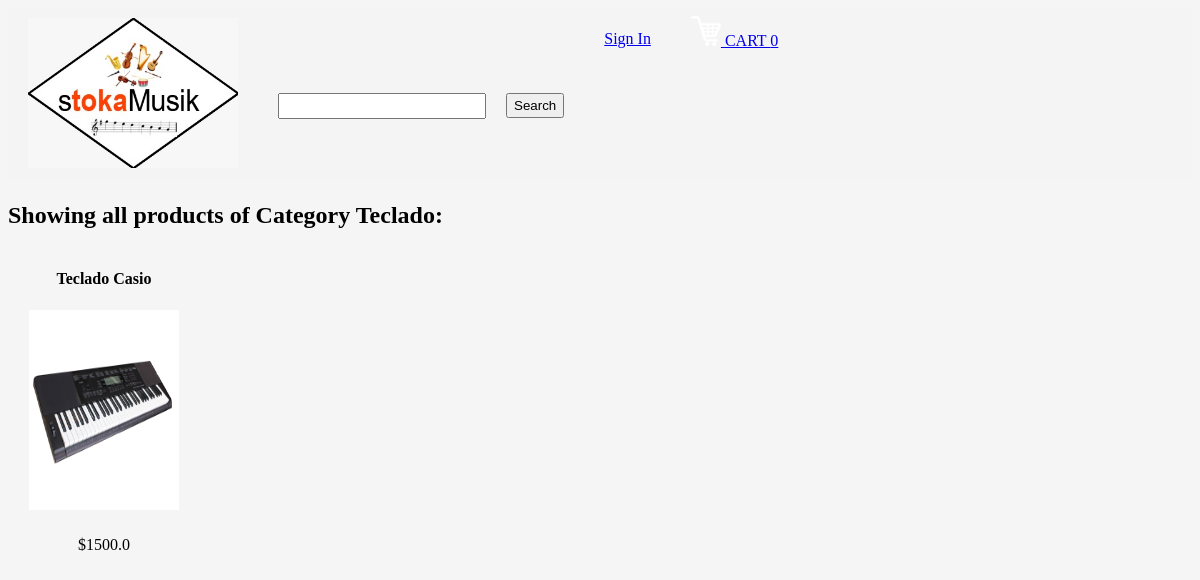
Screenshot of /displayCategory?categoryId=1 with the database file from the repository.
### tables this page shows
CREATE TABLE categories
  (categoryId INTEGER PRIMARY KEY,
  name TEXT
  );

CREATE TABLE products
  (productId INTEGER PRIMARY KEY,
  name TEXT,
  price REAL,
  description TEXT,
  image TEXT,
  stock INTEGER,
  categoryId INTEGER,
  FOREIGN KEY(categoryId) REFERENCES categories(categoryId)
  );

### main.py (the view)
@app.route('/displayCategory')
def displayCategory():
        loggedIn, firstName, noOfItems = getLoginDetails()
        categoryId = request.args.get("categoryId")
        with sqlite3.connect('database.db') as conn:
            cur = conn.cursor()
            cur.execute("SELECT products.productId, products.name, products.price, products.image, categories.name FROM products, categories WHERE products.categoryId = categories.categoryId AND categories.categoryId = ?", (categoryId, ))
            data = cur.fetchall()
        conn.close()
        categoryName = data[0][4]
        data = parse(data)
        return render_template('displayCategory.html', data=data, loggedIn=loggedIn, firstName=firstName, noOfItems=noOfItems, categoryName=categoryName)

### main.py (called while the page is built)
def getLoginDetails():
    with sqlite3.connect('database.db') as conn:
        cur = conn.cursor()
        if 'email' not in session:
            loggedIn = False
            firstName = ''
            noOfItems = 0
        else:
            loggedIn = True
            cur.execute("SELECT userId, firstName FROM users WHERE email = ?", (session['email'], ))
            userId, firstName = cur.fetchone()
            cur.execute("SELECT count(productId) FROM kart WHERE userId = ?", (userId, ))
            noOfItems = cur.fetchone()[0]
    return (loggedIn, firstName, noOfItems)

def parse(data):
    ans = []
    i = 0
    while i < len(data):
        curr = []
        for j in range(7):
            if i >= len(data):
                break
            curr.append(data[i])
            i += 1
        ans.append(curr)
    return ans

### templates/displayCategory.html (shortened to what this page needs)
<!DOCTYPE HTML>
<html>
<head>
<link rel="stylesheet" href={{ url_for('static', filename='css/home.css') }} />
<link rel="stylesheet" href={{ url_for('static', filename='css/topStyle.css') }} />
</head>
<body>
<div id="title">
	<a href="/">
		<img id="logo" src= {{ url_for('static', filename='images/stoka_logo.jpeg') }} />
	</a>
	<form>
		<input id="searchBox" type="text" name="searchQuery">
		<input id="searchButton" type="submit" value="Search">
	</form>
	{% if not loggedIn %}
	<div id="signInButton">
		<a class="link" href="/loginForm">Sign In</a>
	</div>
	{% endif %}
	<div id="kart">
		<a class="link" href="/cart">
			<img src={{url_for('static', filename='images/shoppingCart.png')}} id="cartIcon" />
			CART {{noOfItems}}
		</a>
	</div>
</div>
<div>
	<h2>Showing all products of Category {{categoryName}}:</h2>
	{% for itemData in data %}
	<table>
		<tr id="productName">
			{% for row in itemData %}
			<td>
				{{row[1]}}
			</td>
			{% endfor %}
		</tr>
		<tr id="productImage">
			{% for row in itemData %}
			<td>
				<a href="/productDescription?productId={{row[0]}}">
					<img src={{ url_for('static', filename='uploads/' + row[3]) }} id="itemImage" />
				</a>
			</td>
			{% endfor %}
		</tr>
		<tr id="productPrice">
			{% for row in itemData %}
			<td>
				${{row[2]}}
			</td>
			{% endfor %}
		</tr>
	</table>
	{% endfor %}
</div>
</body>
</html>

### static/css/home.css (style rules this page uses)
body { background-color: rgba(245, 245, 245, 0.938); }
#itemImage { height: 200px; width: 150px; }
table { border-spacing: 20px; }
#productName { text-align: center; font-weight: bold; }
#productPrice { text-align: center; }

### static/css/topStyle.css (style rules this page uses)
#logo { height: 150px; width: 210px; margin-left: 20px; margin-top: 10px; margin-bottom: 10px; margin-right: 20px; float: left; }
#title { background-color: rgba(245, 245, 245, 0.938); display: inline-block; width: 100%; text-decoration-color: blue; }
#searchBox { height: 20px; width: 200px; margin-left: 20px; margin-top: 85px; margin-bottom: 20px; margin-right: 20px; float: left; font-size: 1.5em; }
#searchButton { height: 25px; margin-top: 85px; margin-bottom: 20px; margin-right: 20px; float: left; }
#signInButton { color: yellow; margin-top: 22px; margin-bottom: 20px; margin-left: 20px; margin-right: 20px; float: left; }
#kart { color: white; margin-top: 8px; margin-bottom: 20px; margin-left: 20px; margin-right: 20px; float: left; }
#cartIcon { height: 30px; width: 30px; }

### rows the page displays
categories: name "Teclado"
products: name "Teclado Casio", image (picture), price "1500.0"

### other values shown
{{ noOfItems }} "0"
